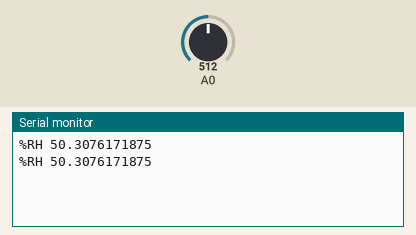
This sketch was run on a simulated Arduino Uno, built with avr-gcc and run on an emulated ATmega328P. Parts: the last lines printed to the serial monitor. The test bench sets the inputs (shaded band); at power-on: A0 = 512.

Above: at 1.8 s.
1.9 s: A0 set to 716
At 2.4 s:
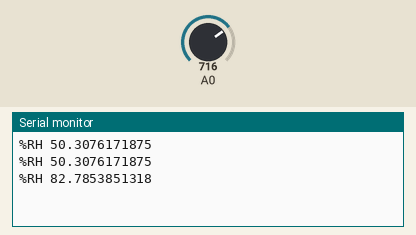
3.4 s: A0 set to 900
At 4.8 s:
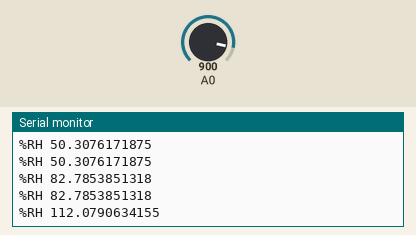
Timing chart, 0 to 6.4 s (numbered marks = the images above; inputs shaded):
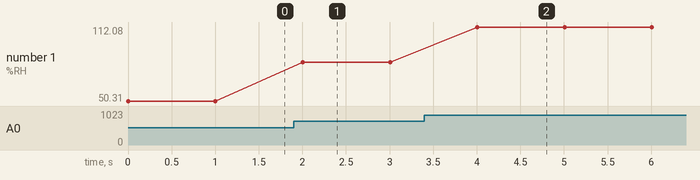

The sketch:

Copying.ino
```cpp
float adcValue = 0;
float voltage = 0;
float percentRH = 0;

void setup()
{
  Serial.begin(9600);
}

void loop()
{
  adcValue = analogRead(0);
  voltage = (adcValue/1023)*5;
  percentRH = (voltage-0.958)/0.0307;

  Serial.print("%RH ");
  Serial.println(percentRH,DEC);

  delay(1000);
}
```

Measured:
- after the input at 1.9 s, the serial monitor: prints a new line after 0.10 s (image 1)
- after the input at 3.4 s, the serial monitor: prints a new line after 0.61 s (image 2)
- plotted number 1: 50.31 → 82.79 after the input at 1.9 s, 82.79 → 112.08 after the input at 3.4 s
